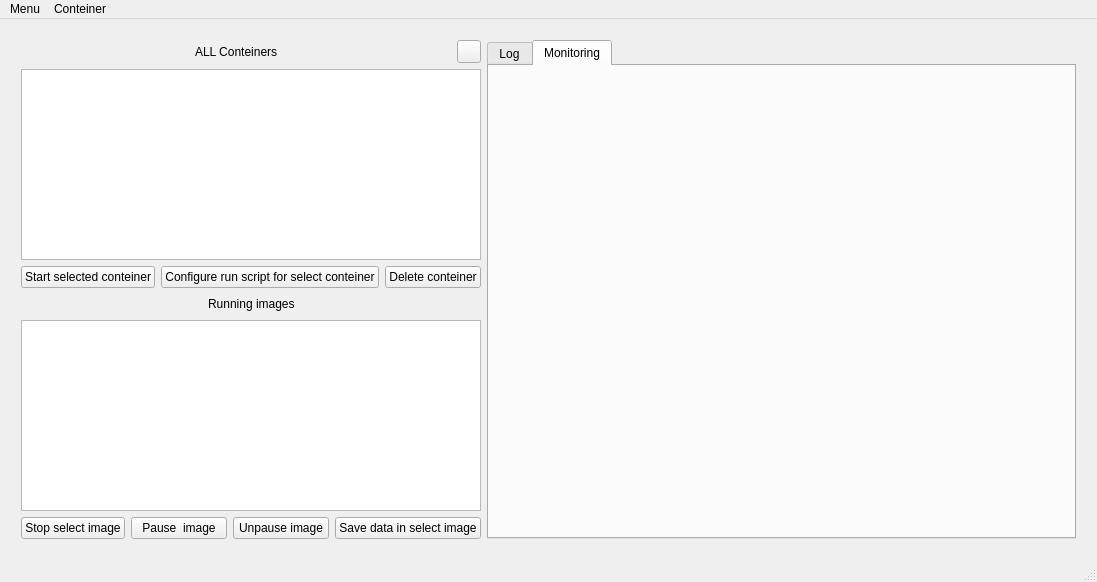
<?xml version="1.0" encoding="UTF-8"?>
<ui version="4.0">
 <class>MainWindow</class>
 <widget class="QMainWindow" name="MainWindow">
  <property name="geometry">
   <rect>
    <x>0</x>
    <y>0</y>
    <width>1097</width>
    <height>582</height>
   </rect>
  </property>
  <property name="windowTitle">
   <string>Docker CLI</string>
  </property>
  <widget class="QWidget" name="centralwidget">
   <layout class="QVBoxLayout" name="verticalLayout_7" stretch="0">
    <property name="spacing">
     <number>-1</number>
    </property>
    <item>
     <layout class="QHBoxLayout" name="horizontalLayout_5">
      <property name="spacing">
       <number>-1</number>
      </property>
      <property name="leftMargin">
       <number>12</number>
      </property>
      <property name="topMargin">
       <number>12</number>
      </property>
      <property name="rightMargin">
       <number>12</number>
      </property>
      <property name="bottomMargin">
       <number>12</number>
      </property>
      <item>
       <widget class="QSplitter" name="splitter">
        <property name="orientation">
         <enum>Qt::Vertical</enum>
        </property>
        <widget class="QWidget" name="layoutWidget">
         <layout class="QVBoxLayout" name="verticalLayout_5">
          <item>
           <layout class="QVBoxLayout" name="verticalLayout_3">
            <item>
             <layout class="QVBoxLayout" name="verticalLayout">
              <item>
               <layout class="QHBoxLayout" name="horizontalLayout">
                <item>
                 <spacer name="horizontalSpacer">
                  <property name="orientation">
                   <enum>Qt::Horizontal</enum>
                  </property>
                  <property name="sizeHint" stdset="0">
                   <size>
                    <width>40</width>
                    <height>20</height>
                   </size>
                  </property>
                 </spacer>
                </item>
                <item>
                 <widget class="QLabel" name="label">
                  <property name="text">
                   <string>ALL Conteiners</string>
                  </property>
                 </widget>
                </item>
                <item>
                 <spacer name="horizontalSpacer_2">
                  <property name="orientation">
                   <enum>Qt::Horizontal</enum>
                  </property>
                  <property name="sizeHint" stdset="0">
                   <size>
                    <width>40</width>
                    <height>20</height>
                   </size>
                  </property>
                 </spacer>
                </item>
                <item>
                 <widget class="QToolButton" name="toolButton">
                  <property name="text">
                   <string/>
                  </property>
                 </widget>
                </item>
               </layout>
              </item>
              <item>
               <widget class="QTableWidget" name="tableWidget"/>
              </item>
             </layout>
            </item>
            <item>
             <layout class="QHBoxLayout" name="horizontalLayout_3">
              <item>
               <widget class="QPushButton" name="pushButton">
                <property name="text">
                 <string>Start selected conteiner</string>
                </property>
               </widget>
              </item>
              <item>
               <widget class="QPushButton" name="pushButton_4">
                <property name="text">
                 <string>Configure run script for select conteiner</string>
                </property>
               </widget>
              </item>
              <item>
               <widget class="QPushButton" name="pushButton_5">
                <property name="text">
                 <string>Delete conteiner</string>
                </property>
               </widget>
              </item>
             </layout>
            </item>
           </layout>
          </item>
          <item>
           <layout class="QVBoxLayout" name="verticalLayout_4">
            <item>
             <layout class="QVBoxLayout" name="verticalLayout_2">
              <item>
               <layout class="QHBoxLayout" name="horizontalLayout_2">
                <item>
                 <spacer name="horizontalSpacer_3">
                  <property name="orientation">
                   <enum>Qt::Horizontal</enum>
                  </property>
                  <property name="sizeHint" stdset="0">
                   <size>
                    <width>40</width>
                    <height>20</height>
                   </size>
                  </property>
                 </spacer>
                </item>
                <item>
                 <widget class="QLabel" name="label_2">
                  <property name="text">
                   <string>Running images</string>
                  </property>
                 </widget>
                </item>
                <item>
                 <spacer name="horizontalSpacer_4">
                  <property name="orientation">
                   <enum>Qt::Horizontal</enum>
                  </property>
                  <property name="sizeHint" stdset="0">
                   <size>
                    <width>40</width>
                    <height>20</height>
                   </size>
                  </property>
                 </spacer>
                </item>
               </layout>
              </item>
              <item>
               <widget class="QTableWidget" name="tableWidget_2"/>
              </item>
             </layout>
            </item>
            <item>
             <layout class="QHBoxLayout" name="horizontalLayout_4">
              <item>
               <widget class="QPushButton" name="pushButton_2">
                <property name="text">
                 <string>Stop select image</string>
                </property>
               </widget>
              </item>
              <item>
               <widget class="QPushButton" name="pushButton_6">
                <property name="text">
                 <string>Pause  image</string>
                </property>
               </widget>
              </item>
              <item>
               <widget class="QPushButton" name="pushButton_7">
                <property name="text">
                 <string>Unpause image</string>
                </property>
               </widget>
              </item>
              <item>
               <widget class="QPushButton" name="pushButton_3">
                <property name="text">
                 <string>Save data in select image</string>
                </property>
               </widget>
              </item>
             </layout>
            </item>
           </layout>
          </item>
         </layout>
        </widget>
       </widget>
      </item>
      <item>
       <widget class="QTabWidget" name="tabWidget">
        <property name="currentIndex">
         <number>1</number>
        </property>
        <widget class="QWidget" name="tab">
         <attribute name="title">
          <string>Log</string>
         </attribute>
         <layout class="QVBoxLayout" name="verticalLayout_6">
          <item>
           <widget class="QTextEdit" name="textEdit">
            <property name="readOnly">
             <bool>true</bool>
            </property>
           </widget>
          </item>
         </layout>
        </widget>
        <widget class="QWidget" name="tab_2">
         <attribute name="title">
          <string>Monitoring</string>
         </attribute>
         <layout class="QVBoxLayout" name="verticalLayout_8"/>
        </widget>
       </widget>
      </item>
     </layout>
    </item>
   </layout>
  </widget>
  <widget class="QMenuBar" name="menubar">
   <property name="geometry">
    <rect>
     <x>0</x>
     <y>0</y>
     <width>1097</width>
     <height>22</height>
    </rect>
   </property>
   <widget class="QMenu" name="menuMenu">
    <property name="title">
     <string>Menu</string>
    </property>
   </widget>
   <widget class="QMenu" name="menuConteiner">
    <property name="title">
     <string>Conteiner</string>
    </property>
    <addaction name="actionSearch_in_docker_HUB"/>
   </widget>
   <addaction name="menuMenu"/>
   <addaction name="menuConteiner"/>
  </widget>
  <widget class="QStatusBar" name="statusbar"/>
  <action name="actionShow_log">
   <property name="text">
    <string>Show log</string>
   </property>
  </action>
  <action name="actionexec_command">
   <property name="text">
    <string>exec command</string>
   </property>
  </action>
  <action name="actionInspect_image">
   <property name="text">
    <string>Inspect image</string>
   </property>
  </action>
  <action name="actionpause">
   <property name="text">
    <string>pause</string>
   </property>
  </action>
  <action name="actionunpause">
   <property name="text">
    <string>unpause</string>
   </property>
  </action>
  <action name="actionshow_port">
   <property name="text">
    <string>show port</string>
   </property>
  </action>
  <action name="actionSearch_in_docker_HUB">
   <property name="text">
    <string>Search in docker HUB</string>
   </property>
  </action>
 </widget>
 <resources/>
 <connections/>
</ui>
